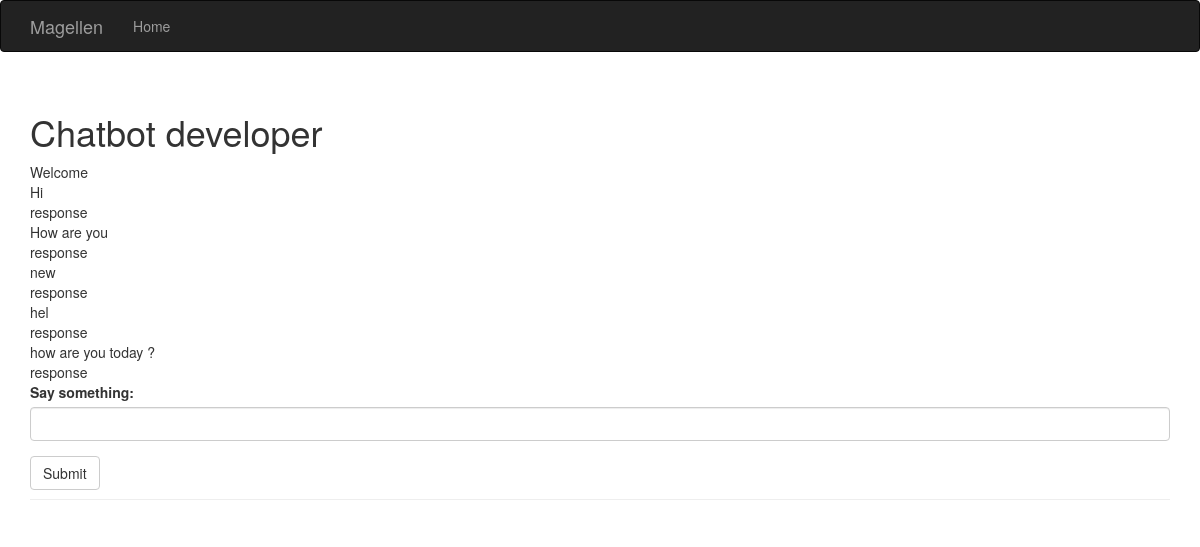
Before: / with the older database file.
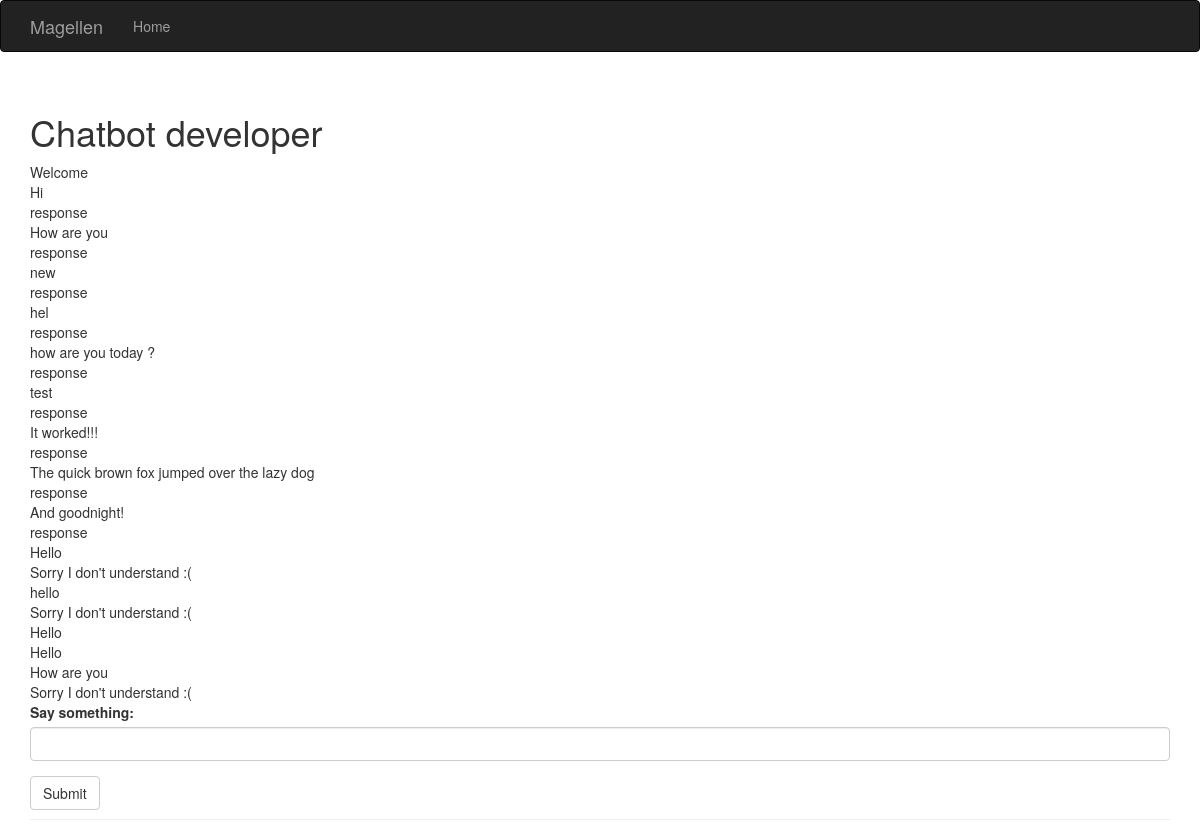
After: the same page with the newer database file.
### magellen.py (models this page shows)
class Conversation(db.Model):
	__tablename__='Conversations'
	id = db.Column(db.Integer,primary_key=True)
	phrase = db.Column(db.String(64))
	speaker = db.Column(db.Integer)

### magellen.py (the view, shortened to what this page needs)
@app.route('/',methods = ['GET','POST'])
def index():
	form = ChatForm()
	chats  = Conversation.query.all()
	return render_template('index.html',chats = chats,form=form)

### magellen.py
class ChatForm(FlaskForm):
	sentence = StringField("Say something:",validators = [DataRequired()])
	submit = SubmitField('Submit')

### templates/index.html (shortened to what this page needs)
{% extends "bootstrap/base.html" %}
{% block navbar %}
<div class = "navbar navbar-inverse" role="navigation">
	<div class = "container">
		<div class = "navbar-header">
			<a class = "navbar-brand" href = "/">Magellen</a>
		</div>
		<div class = "navbar-collapse collapse">
			<ul class = "nav navbar-nav">
				<li><a href = "/">Home</a></li>
			</ul>
		</div>
	</div>
</div>
{% endblock %}
{% block content %}
<div class = "container">
	<div class = "page-header">
		<h1>Chatbot developer</h1>
		<div class = "chat">
			{% for chat in chats%}
			<li style="list-style: none;" id="Me">{{chat.phrase}}</li>
			{% endfor %}
			{% import "bootstrap/wtf.html" as wtf %}
			{{ wtf.quick_form(form) }}
		</div>
	</div>
</div>
{% endblock %}

Changed rows visible on the page:
added Conversation: phrase "test"
added Conversation: phrase "response"
added Conversation: phrase "It worked!!!"
added Conversation: phrase "response"
added Conversation: phrase "The quick brown fox jumped over the lazy dog"
added Conversation: phrase "response"
added Conversation: phrase "And goodnight!"
added Conversation: phrase "response"
added Conversation: phrase "Hello"
added Conversation: phrase "Sorry I don't understand :("
added Conversation: phrase "hello"
added Conversation: phrase "Sorry I don't understand :("
added Conversation: phrase "Hello"
added Conversation: phrase "Hello"
added Conversation: phrase "How are you"
added Conversation: phrase "Sorry I don't understand :("
